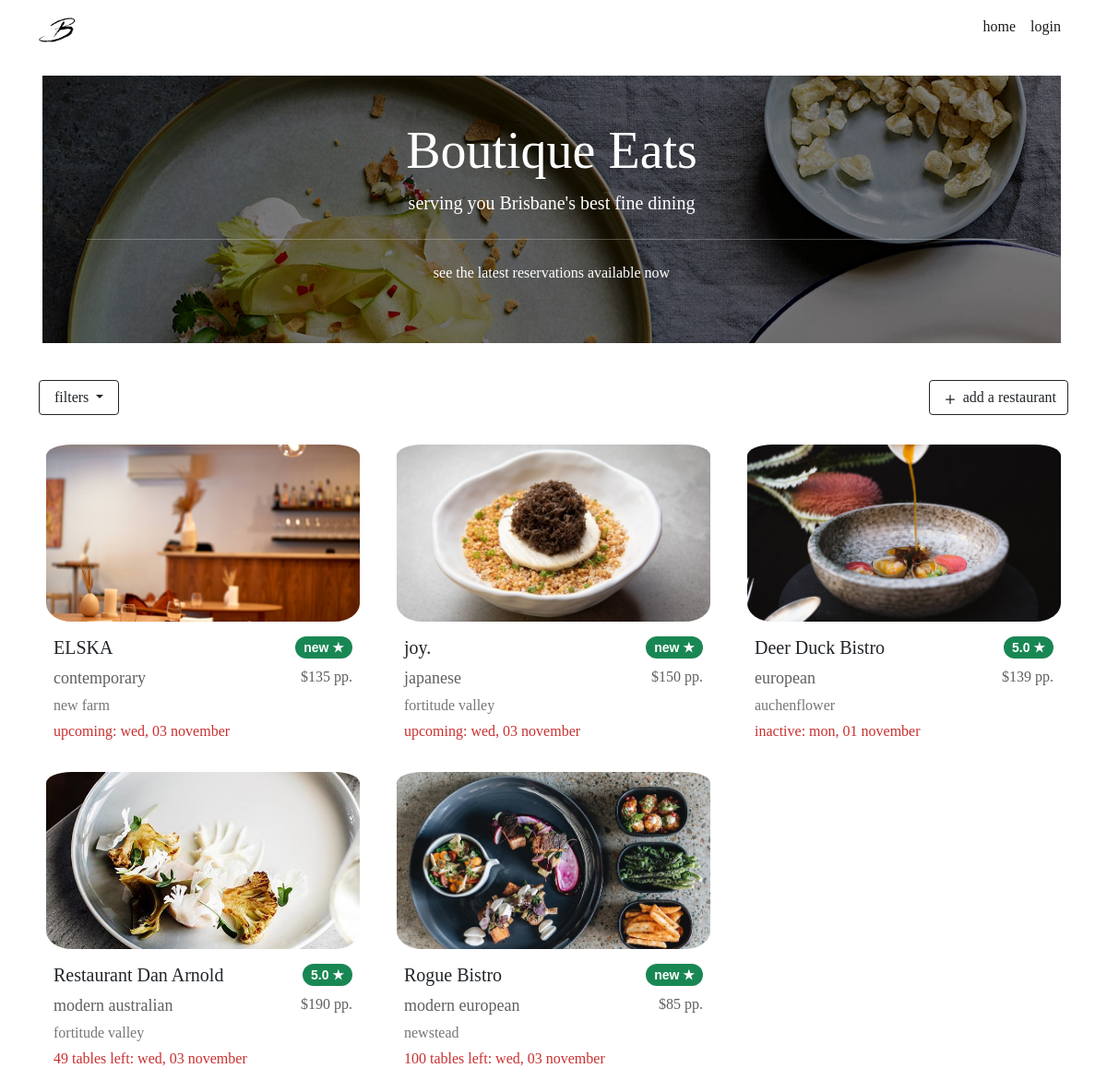
The page / on the database its author committed.
### website/models.py (models this page shows, shortened)
class Restaurant(db.Model):
    __tablename__ = 'restaurants'
    __table_args__ = {'extend_existing': True}
    restaurant_id = db.Column(db.Integer, primary_key=True)
    name = db.Column(db.String(100), nullable=False)
    street = db.Column(db.String(150), nullable=False)
    suburb = db.Column(db.String(50), nullable=False)
    max_reservations = db.Column(db.Integer)
    caption = db.Column(db.String(200), nullable=False)
    description = db.Column(db.String(400), nullable=False)
    price = db.Column(db.Integer)
    cuisine_type = db.Column(db.String(30), nullable=False)
    num_courses = db.Column(db.Integer, nullable=False)
    website = db.Column(db.String(400))
    image = db.Column(db.String(400), nullable=False)
    comments = db.relationship('Comment', backref='restaurant')
    statuses = db.relationship('RestaurantStatus', backref='restaurant')
    opening_hours = db.relationship('RestaurantOpeningHours', backref='restaurant')
    reservations = db.relationship('Reservation', backref='restaurant')
    user_id = db.Column(db.Integer, db.ForeignKey('users.id'))

class RestaurantStatus(db.Model):
    __tablename__ = 'restaurantstatuses'
    __table_args__ = {'extend_existing': True}
    restaurant_status_id = db.Column(db.Integer, primary_key=True)
    status = db.Column(db.String(100), nullable=False)
    at_time = db.Column(db.DateTime, default=datetime.now())
    restaurant_id = db.Column(db.Integer, db.ForeignKey('restaurants.restaurant_id'))

### website/views.py (the view)
@bp.route('/')
def index():
    filtered_form = FilterRestaurantsForm()
    restaurants = Restaurant.query.all()
    booking_space = []
    is_open_today = []
    for restaurant in restaurants:
        set_todays_status(restaurant)
        booking_space.append(restaurant_space(restaurant, date.today()))
        is_open_today.append(check_open_today(restaurant, date.today()))
    return render_template("index.html", restaurants=restaurants, filter_form = filtered_form, booking_space = booking_space, today=date.today(), is_open_today = is_open_today)

### website/views.py (called while the page is built)
def restaurant_space(restaurant, space_on_date):
    current_booking_quantity = 0
    for reservation in restaurant.reservations:
        if (reservation.reservation_time.date() == space_on_date):
            current_booking_quantity += reservation.quantity
    return restaurant.max_reservations - current_booking_quantity

def set_todays_status(restaurant):
    if restaurant.statuses[-1].status != "inactive":
        if restaurant.statuses[-1].at_time.date() != date.today():
            restaurant_status = RestaurantStatus(status="upcoming",
                                            restaurant=restaurant)
            db.session.add(restaurant_status)
            db.session.commit()

def check_open_today(restaurant, time_to_check):
    for day_tuple in restaurant.opening_hours:
        if (day_tuple.day_of_the_week.lower() == time_to_check.strftime("%A").lower()):
            return True
    return False

### website/templates/index.html (shortened to what this page needs)
{% extends 'base.html' %}
{% block content %}
<div class="container">
    <div class="row me-4 mt-auto">
        <div class="p-5 rounded-lg m-3"
            style="color: #ffffff; background: linear-gradient( rgba(0, 0, 0, 0.5), rgba(0, 0, 0, 0.5) ), url('../static/image/banner_many.jpg');">
            <h1 class="display-4 text-center">Boutique Eats</h1>
            <p class="lead text-center">serving you Brisbane's best fine dining</p>
            <hr class="my-4">
            <p class="text-center">see the latest reservations available now</p>
        </div>
    </div>
</div>
<div class="container">
    <div class="row mt-4 mb-2">
        <div class="col-6">
            <button class="btn btn-outline-dark dropdown-toggle px-3" type="button" data-bs-toggle="collapse"
                data-bs-target="#filterMenu" aria-expanded="false" aria-controls="filterMenu">
                filters
            </button>
        </div>
        <div class="col-6">
            <a class="btn btn-outline-dark float-end" href="{{url_for('main.createrestaurant')}}" role="button">
                <svg xmlns="http://www.w3.org/2000/svg" width="20" height="20" fill="currentColor" class="bi bi-plus"
                    viewBox="0 0 16 16">
                    <path
                        d="M8 4a.5.5 0 0 1 .5.5v3h3a.5.5 0 0 1 0 1h-3v3a.5.5 0 0 1-1 0v-3h-3a.5.5 0 0 1 0-1h3v-3A.5.5 0 0 1 8 4z" />
                </svg>
                add a restaurant
            </a>
        </div>
    </div>
</div>
<div class="container">
    <div class="row mt-3 mt-lg-4 mt-sm-4">
        {% for restaurant in restaurants %}
        <div class="col-lg-4 col-md-12 pb-5 pb-lg-2 pb-md-5 pb-sm-4">
            <div class="card">
                <img src="{{ restaurant.image }}" class="card-img-top px-2 pt-2" alt="{{ restaurant.name }}">
                <div class="card-body">
                    <div class="row">
                        <div class="col-6 col-lg-8 col-md-6">
                            <div class="card-title">
                                <h5>{{ restaurant.name }} </h5>
                            </div>
                        </div>
                        <div class="col-6 col-lg-4 col-md-6">
                            {% set average = [] %}
                            <span class="badge rounded-pill bg-success float-end">
                                {% if average|count > 0 %}
                                {{ average | sum / average | count}}
                                {% else %}
                                new
                                {% endif %}
                                &#9733;</span>
                        </div>
                    </div>
                    <div class="row">
                        <div class="col-8 col-lg-6">
                            <p class="card-text card-cuisine">
                                {{ restaurant.cuisine_type }}
                            </p>
                        </div>
                        <div class="col-4 col-lg-6 card-price">
                            ${{ restaurant.price }} pp.
                        </div>
                    </div>
                    <div class="row mt-1">
                        <div class="card-text card-location">
                            {{ restaurant.suburb }}
                        </div>
                    </div>
                    <div class="row mt-1">
                        <div class="card-text card-seats">
                            {% if restaurant.statuses[-1].status == "upcoming" %}
                            {% if is_open_today[loop.index - 1] %}
                            {{ booking_space[loop.index - 1] }} tables left:
                            {% else %}
                            {{ restaurant.statuses[-1].status }}:
                            {% endif %}
                            {% else %}
                            {{ restaurant.statuses[-1].status }}:
                            {% endif %}
                            {{restaurant.statuses[-1].at_time.strftime("%a, %d %B").lower() }}
                        </div>
                    </div>
                </div>
            </div>
        </div>
        {% endfor %}
    </div>
</div>
{% endblock %}

### website/static/css/stylesheet.css (style rules this page uses)
body { font-family: Didot, Palatino, Perpetua, serif; }
.card { border-radius: 5%; border: none; }
.card-img-top { width: 100%; height: 25vh; object-fit: cover; border-radius: 10%; }
.card-title { font-weight: bold; }
.card-text { font-size: 18px; }
.card-seats { font-size: 16px; color: #c93030; }
.card-cuisine { text-align: left; color: #5f5f5f; }
.card-price { text-align: right; font-size: 16px; color: #5f5f5f; }
.card-location { text-align: left; font-size: 16px; color: #767676; }
span.badge { font-size: 14px; font-family: Candara, sans-serif; }

### rows shown on the page
Restaurant: image (picture), name "ELSKA", shows "new", cuisine_type "contemporary", price "135", suburb "new farm", status "upcoming", at_time "wed, 03 november"
Restaurant: image (picture), name "joy.", shows "new", cuisine_type "japanese", price "150", suburb "fortitude valley", status "upcoming", at_time "wed, 03 november"
Restaurant: image (picture), name "Deer Duck Bistro", average "5.0", cuisine_type "european", price "139", suburb "auchenflower", status "inactive", at_time "mon, 01 november"
Restaurant: image (picture), name "Restaurant Dan Arnold", average "5.0", cuisine_type "modern australian", price "190", suburb "fortitude valley", booking_space "49", at_time "wed, 03 november"
Restaurant: image (picture), name "Rogue Bistro", shows "new", cuisine_type "modern european", price "85", suburb "newstead", max_reservations "100", at_time "wed, 03 november"
